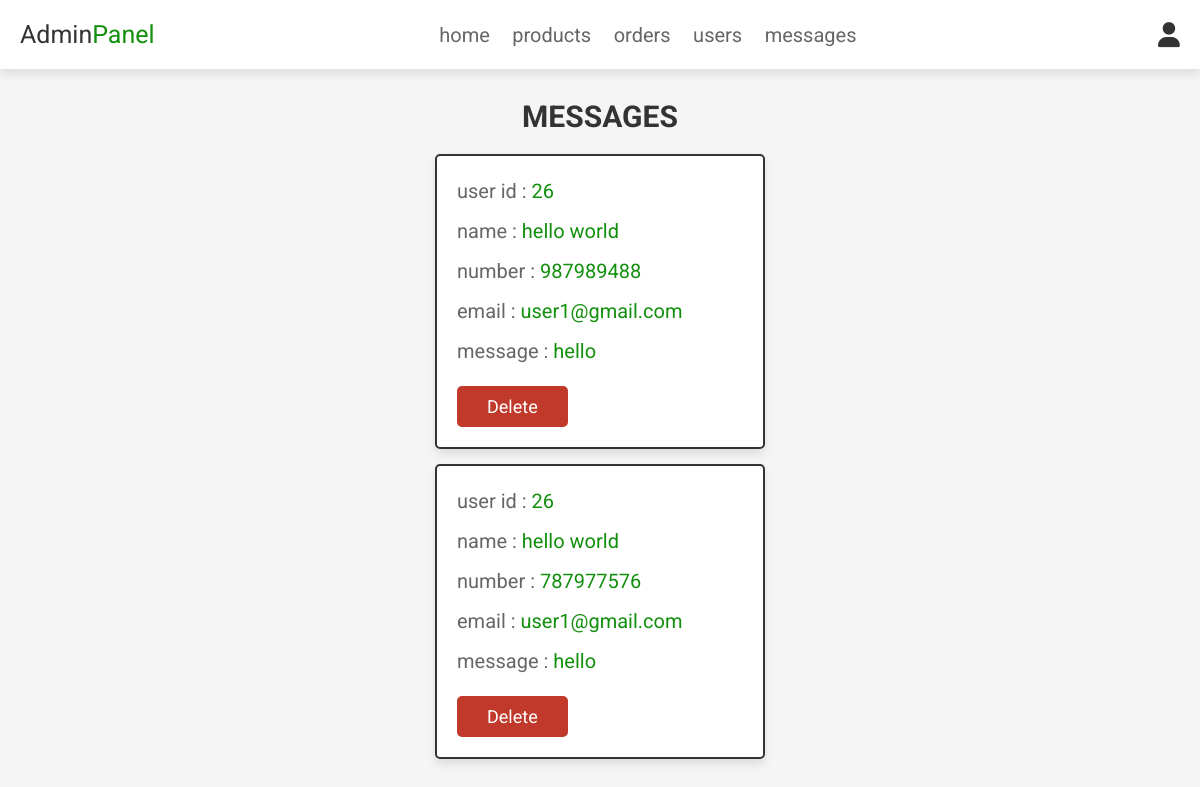
Page /admin_contacts.php (signed in) on the committed database.
### tables this page shows
CREATE TABLE `message` (
  `id` int(100) NOT NULL,
  `user_id` int(100) NOT NULL,
  `name` varchar(100) NOT NULL,
  `email` varchar(100) NOT NULL,
  `number` varchar(12) NOT NULL,
  `message` varchar(500) NOT NULL
);

### admin_contacts.php (the view, shortened to what this page needs)
<?php
@include 'config.php';
?>
<!DOCTYPE html>
<html lang="en">
<head>
   <link rel="stylesheet" href="https://cdnjs.cloudflare.com/ajax/libs/font-awesome/6.0.0/css/all.min.css">
   <link rel="stylesheet" href="css/admin_style.css">
</head>
<body>
<?php @include 'admin_header.php'; ?>
<section class="messages">
   <h1 class="title">messages</h1>
   <div class="box-container">
      <?php
       $select_message = mysqli_query($conn, "SELECT * FROM `message`") or die('query failed');
       if(mysqli_num_rows($select_message) > 0){
          while($fetch_message = mysqli_fetch_assoc($select_message)){
      ?>
      <div class="box">
         <p>user id : <span><?php echo $fetch_message['user_id']; ?></span> </p>
         <p>name : <span><?php echo $fetch_message['name']; ?></span> </p>
         <p>number : <span><?php echo $fetch_message['number']; ?></span> </p>
         <p>email : <span><?php echo $fetch_message['email']; ?></span> </p>
         <p>message : <span><?php echo $fetch_message['message']; ?></span> </p>
         <a href="admin_contacts.php?delete=<?php echo $fetch_message['id']; ?>" onclick="return confirm('delete this message?');" class="delete-btn">delete</a>
      </div>
      <?php
         }
      }else{
         echo '<p class="empty">you have no messages!</p>';
      }
      ?>
   </div>
</section>
</body>
</html>

### css/admin_style.css (style rules this page uses)
:root { --green: #12900d; --red: #c0392b; --orange: #12900d; --black: #333; --white: #fff; --light-color: #666; --light-white: #ccc; --light-bg: #f5f5f5; --border: 0.2rem solid var(--black); --box-shadow: 0 0.5rem 1rem rgba(0, 0, 0, 0.1); }
* { font-family: "roboto"; margin: 0; padding: 0; box-sizing: border-box; outline: none; border: none; text-decoration: none; transition: all 0.2s linear; }
html { font-size: 62.5%; overflow-x: hidden; scroll-behavior: smooth; scroll-padding-top: 6.5rem; }
body { background: var(--light-bg); }
section { padding: 3rem 2rem; }
.title { text-align: center; margin-bottom: 2rem; color: var(--black); text-transform: uppercase; font-size: 3rem; }
.btn, .delete-btn, .option-btn { display: inline-block; border-radius: 0.5rem; margin-top: 1rem; font-size: 1.8rem; color: var(--white); cursor: pointer; padding: 1rem 3rem; text-transform: capitalize; }
.delete-btn { background-color: var(--red); }
.messages .box-container { display: grid; grid-template-columns: repeat(auto-fit, 33rem); gap: 1.5rem; align-items: flex-start; max-width: 40rem; margin: 0 auto; justify-content: center; }
.messages .box-container .box { padding: 2rem; border: var(--border); background-color: var(--white); box-shadow: var(--box-shadow); border-radius: 0.5rem; }
.messages .box-container .box p { font-size: 2rem; color: var(--light-color); margin-bottom: 1rem; line-height: 1.5; }
.messages .box-container .box p span { color: var(--green); }

### rows in the picture
message: user "26", name "hello world", number "987989488", email "user1@gmail.com", message "hello"
message: user "26", name "hello world", number "787977576", email "user1@gmail.com", message "hello"
